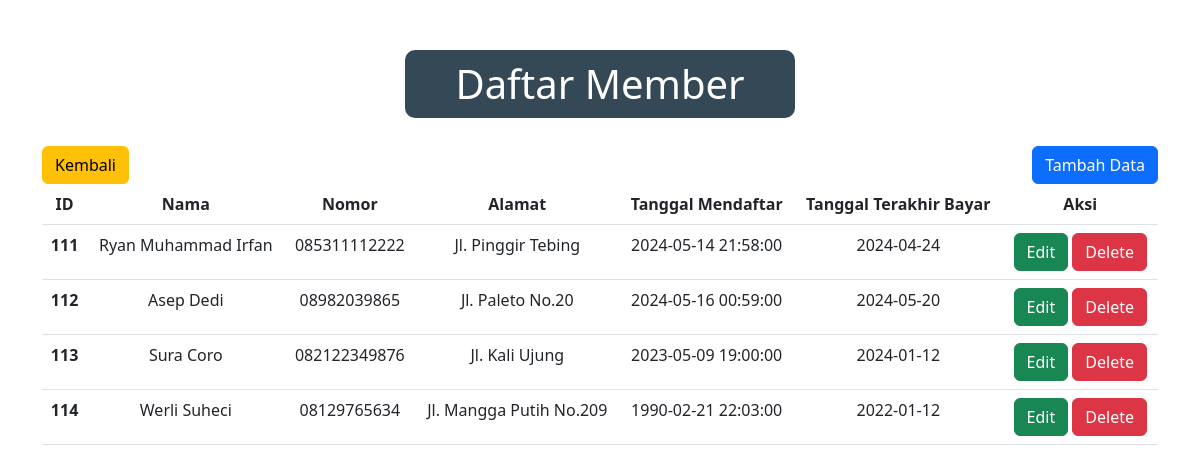
The page /Member.php on the database its author committed.
### tables this page shows
CREATE TABLE `member` (
  `id_member` int(11) NOT NULL,
  `nama_member` varchar(250) NOT NULL,
  `nomor_member` varchar(15) NOT NULL,
  `alamat` text NOT NULL,
  `tgl_mendaftar` datetime NOT NULL,
  `tgl_terakhir_bayar` date NOT NULL
);

### Model.php (called while the page is built, shortened)
<?php
function GetAllDataMember($pdo)
{
    $sql = "SELECT * FROM member";
    $statement = $pdo->prepare($sql);
    $statement->execute();
    $member = $statement->fetchALL(PDO::FETCH_OBJ);
    return $member;
}

### Member.php (the view, shortened to what this page needs)
<?php
require 'Model.php';
require 'Koneksi.php';
?>
<!DOCTYPE html>
<html lang="en">
<head>
    <link href="https://cdn.jsdelivr.net/npm/bootstrap@5.2.3/dist/css/bootstrap.min.css" rel="stylesheet">
</head>
<body>
    <div class="container">
        <h1>Daftar Member</h1>
        <div class="nav-button">
            <a href="Index.php"><button type="button" class="btn btn-warning">Kembali</button></a>
            <a href='FormMember.php?form=tambah'><button class="btn btn-primary">Tambah Data</button></a>
        </div>
        <table class="table table-hover">
            <thead>
                <tr>
                    <th scope="col">ID</th>
                    <th scope="col">Nama</th>
                    <th scope="col">Nomor</th>
                    <th scope="col">Alamat</th>
                    <th scope="col">Tanggal Mendaftar</th>
                    <th scope="col">Tanggal Terakhir Bayar</th>
                    <th scope="col">Aksi</th>
                </tr>
            </thead>
            <tbody>
                <?php foreach (GetAllDataMember($conn) as $row) : ?>
                    <tr>
                        <th scope='row'> <?= $row->id_member; ?> </th>
                        <td> <?= $row->nama_member; ?> </td>
                        <td> <?= $row->nomor_member; ?> </td>
                        <td> <?= $row->alamat; ?> </td>
                        <td> <?= $row->tgl_mendaftar; ?> </td>
                        <td> <?= $row->tgl_terakhir_bayar; ?> </td>
                        <td>
                            <a href='FormMember.php?id_member=<?= $row->id_member ?>&form=update'><button class='btn btn-success'>Edit</button></a>
                            <a onclick="return confirm('Apakah anda yakin untuk menghapus data?')" href='FormMember.php?id_member=<?= $row->id_member ?>&form=delete'><button class='btn btn-danger'>Delete</button></a>
                        </td>
                    </tr>
                <?php endforeach; ?>
            </tbody>
        </table>
    </div>
</body>
</html>

### Member.php (style rules this page uses)
body { display: flex; justify-content: center; align-items: center; flex-direction: column; }
.container { display: flex; justify-content: center; align-items: center; flex-direction: column; text-align: center; margin-top: 50px; }
h1 { background-color: #344955; color: white; border-radius: 10px; padding-top: 10px; padding-bottom: 10px; padding-left: 50px; padding-right: 50px; }
.nav-button { width: 100%; display: flex; justify-content: space-between; margin-top: 20px; }

### rows shown on the page
member: id_member "111", nama_member "Ryan Muhammad Irfan", nomor_member "085311112222", alamat "Jl. Pinggir Tebing", tgl_mendaftar "2024-05-14 21:58:00", tgl_terakhir_bayar "2024-04-24"
member: id_member "112", nama_member "Asep Dedi", nomor_member "08982039865", alamat "Jl. Paleto No.20", tgl_mendaftar "2024-05-16 00:59:00", tgl_terakhir_bayar "2024-05-20"
member: id_member "113", nama_member "Sura Coro", nomor_member "082122349876", alamat "Jl. Kali Ujung", tgl_mendaftar "2023-05-09 19:00:00", tgl_terakhir_bayar "2024-01-12"
member: id_member "114", nama_member "Werli Suheci", nomor_member "08129765634", alamat "Jl. Mangga Putih No.209", tgl_mendaftar "1990-02-21 22:03:00", tgl_terakhir_bayar "2022-01-12"
